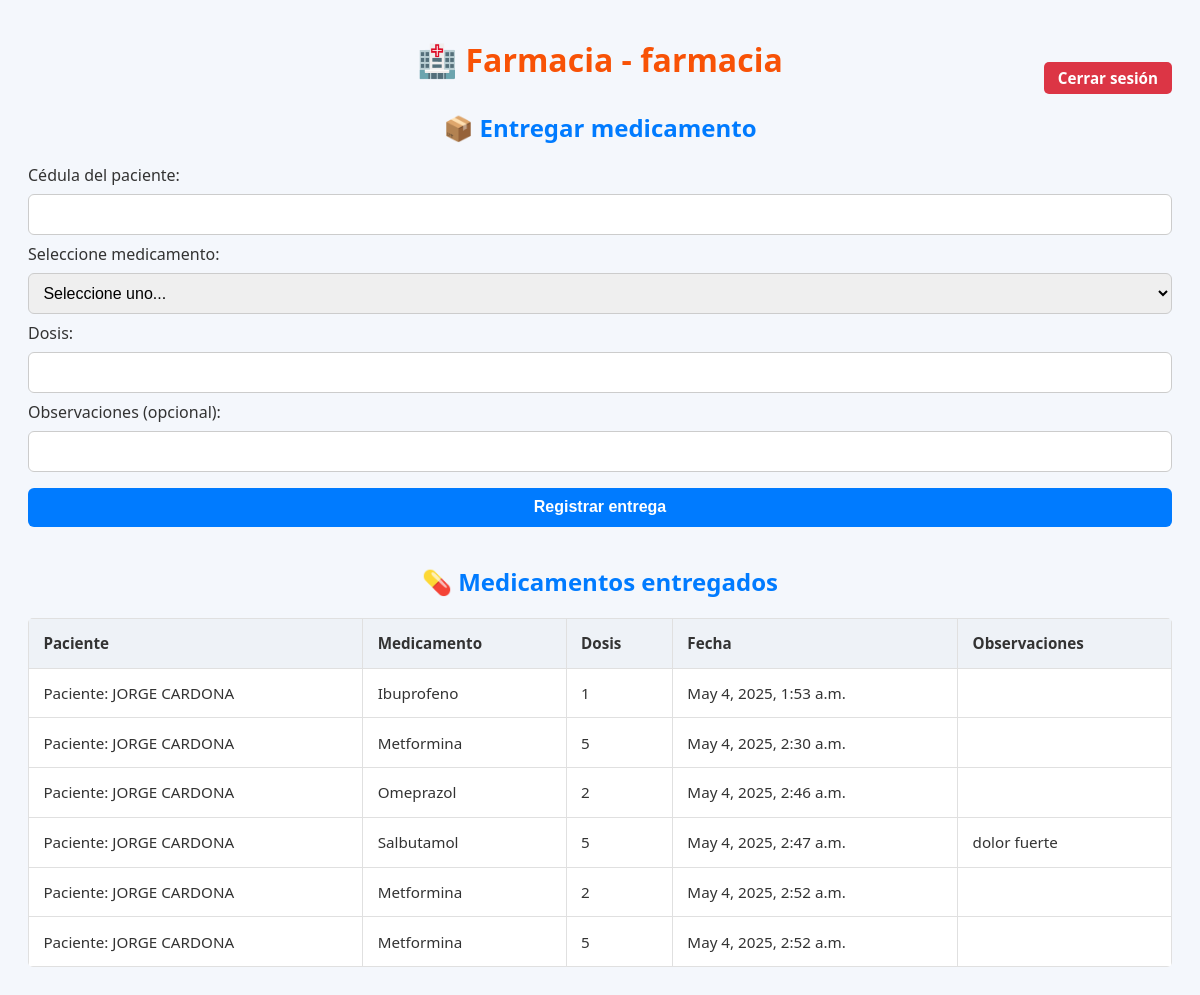
Screenshot of /dashboard/farmacia/ (signed in) with the database file from the repository.
### core/models.py (models this page shows, shortened)
class ProcesoMedicamento(models.Model):
    paciente = models.ForeignKey(Paciente, on_delete=models.CASCADE)
    medicamento = models.ForeignKey(Medicamento, on_delete=models.CASCADE)
    farmacia = models.ForeignKey(
        User, on_delete=models.SET_NULL, null=True,
        limit_choices_to={'groups__name': 'farmacia'}
    )
    fecha_entrega = models.DateTimeField(auto_now_add=True)
    dosis = models.CharField(max_length=50)
    observaciones = models.TextField(blank=True, null=True)

class Paciente(models.Model):
    persona = models.OneToOneField(Persona, on_delete=models.CASCADE)
    eps = models.CharField(max_length=100)
    historial_clinico = models.TextField(blank=True, null=True)
    def __str__(self):
        return f"Paciente: {self.persona}"

class Persona(models.Model):
    usuario = models.OneToOneField(
        User, on_delete=models.CASCADE, null=True, blank=True)
    TIPO_DOCUMENTO = [
        ('CC', 'Cédula de ciudadanía'),
        ('TI', 'Tarjeta de identidad'),
        ('CE', 'Cédula de extranjería'),
    ]
    tipo_documento = models.CharField(max_length=2, choices=TIPO_DOCUMENTO)
    numero_documento = models.CharField(max_length=20, unique=True)
    nombres = models.CharField(max_length=100)
    apellidos = models.CharField(max_length=100)
    fecha_nacimiento = models.DateField()
    sexo = models.CharField(max_length=10)
    direccion = models.CharField(max_length=255)
    telefono = models.CharField(max_length=20)
    def __str__(self):
        return f"{self.nombres} {self.apellidos}"

class Medicamento(models.Model):
    nombre = models.CharField(max_length=100)
    descripcion = models.TextField(blank=True, null=True)
    fecha_vencimiento = models.DateField()
    laboratorio = models.CharField(max_length=100)
    def __str__(self):
        return self.nombre

### core/views.py (the view, shortened to what this page needs)
# urls.py: path('dashboard/farmacia/', dashboard_farmacia, name='dashboard_farmacia'),
@login_required
def dashboard_farmacia(request):
    medicamentos = Medicamento.objects.all()
    entregas = ProcesoMedicamento.objects.filter(farmacia=request.user)
    return render(request, 'core/dashboard_farmacia.html', {
        'medicamentos': medicamentos,
        'entregas': entregas
    })

### core/templates/core/dashboard_farmacia.html (shortened to what this page needs)
{% load static %}
<!DOCTYPE html>
<html lang="es">
<head>
  <link rel="stylesheet" href="{% static 'css/styles.css' %}">
</head>
<body>
  <h1>🏥 Farmacia - {{ request.user.username }}</h1>
  <a class="logout" href="{% url 'logout' %}">Cerrar sesión</a>
  <h2>📦 Entregar medicamento</h2>
  <form method="post">
    <label>Cédula del paciente:</label>
    <input type="text" name="documento_paciente" required>
    <label>Seleccione medicamento:</label>
    <select name="medicamento_id" required>
      <option value="">Seleccione uno...</option>
    </select>
    <label>Dosis:</label>
    <input type="text" name="dosis" required>
    <label>Observaciones (opcional):</label>
    <input type="text" name="observaciones">
    <button type="submit">Registrar entrega</button>
  </form>
  <h2>💊 Medicamentos entregados</h2>
  <table>
    <thead>
      <tr>
        <th>Paciente</th>
        <th>Medicamento</th>
        <th>Dosis</th>
        <th>Fecha</th>
        <th>Observaciones</th>
      </tr>
    </thead>
    <tbody>
      {% for entrega in entregas %}
      <tr>
        <td>{{ entrega.paciente }}</td>
        <td>{{ entrega.medicamento }}</td>
        <td>{{ entrega.dosis }}</td>
        <td>{{ entrega.fecha_entrega }}</td>
        <td>{{ entrega.observaciones }}</td>
      </tr>
      {% empty %}
      <tr>
        <td colspan="5">No se han registrado entregas aún.</td>
      </tr>
      {% endfor %}
    </tbody>
  </table>
</body>
</html>

### static/css/styles.css (style rules this page uses)
body { font-family: 'Segoe UI', 'Roboto', sans-serif; background-color: #f4f7fc; padding: 20px; color: #333; }
h1 { color: #f85206; font-size: 2rem; margin-top: 10px; align-items: center; text-align: center; }
h2 { color: #007bff; font-size: 1.5rem; margin-top: 30px; text-align: center; }
table { width: 100%; border-collapse: collapse; background: #fff; margin-top: 15px; border-radius: 5px; overflow: hidden; }
th, td { border: 1px solid #e0e0e0; padding: 0.9rem; text-align: left; font-size: 0.95rem; }
th { background-color: #eef2f7; font-weight: 600; }
input, select, button, textarea { padding: 0.65rem; margin: 0.5rem 0; width: 100%; font-size: 1rem; border: 1px solid #ccc; border-radius: 6px; box-sizing: border-box; transition: border-color 0.3s; }
button { background-color: #007bff; color: white; border: none; cursor: pointer; font-weight: 600; transition: background-color 0.3s; }
.logout { float: right; background: #dc3545; color: white; padding: 6px 14px; text-decoration: none; border-radius: 5px; font-weight: bold; font-size: 0.95rem; margin-top: -40px; }

### rows the page displays
ProcesoMedicamento: paciente "Paciente: JORGE CARDONA", medicamento "Ibuprofeno", dosis "1", fecha_entrega "May 4, 2025, 1:53 a.m."
ProcesoMedicamento: paciente "Paciente: JORGE CARDONA", medicamento "Metformina", dosis "5", fecha_entrega "May 4, 2025, 2:30 a.m."
ProcesoMedicamento: paciente "Paciente: JORGE CARDONA", medicamento "Omeprazol", dosis "2", fecha_entrega "May 4, 2025, 2:46 a.m."
ProcesoMedicamento: paciente "Paciente: JORGE CARDONA", medicamento "Salbutamol", dosis "5", fecha_entrega "May 4, 2025, 2:47 a.m.", observaciones "dolor fuerte"
ProcesoMedicamento: paciente "Paciente: JORGE CARDONA", medicamento "Metformina", dosis "2", fecha_entrega "May 4, 2025, 2:52 a.m."
ProcesoMedicamento: paciente "Paciente: JORGE CARDONA", medicamento "Metformina", dosis "5", fecha_entrega "May 4, 2025, 2:52 a.m."

### other values shown
{{ request.user.username }} "farmacia"
